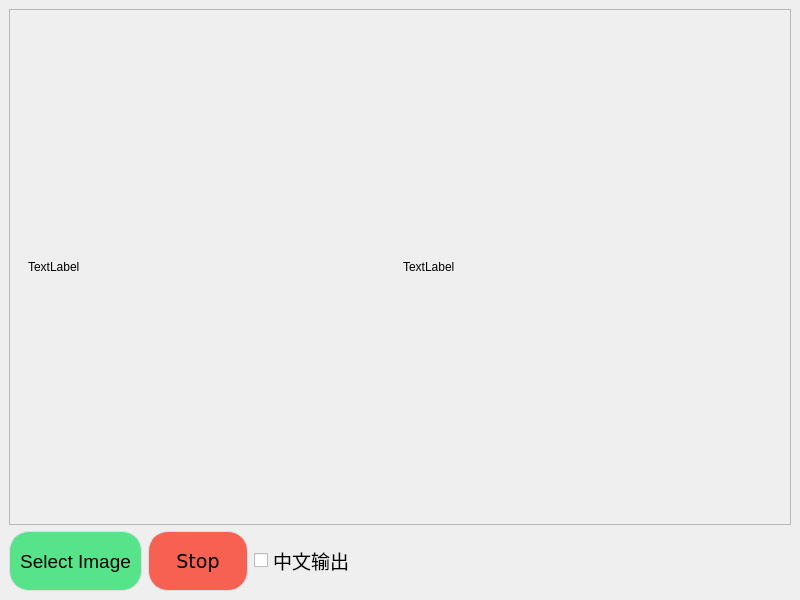
<?xml version="1.0" encoding="UTF-8"?>
<ui version="4.0">
 <class>MainWindow</class>
 <widget class="QMainWindow" name="MainWindow">
  <property name="geometry">
   <rect>
    <x>0</x>
    <y>0</y>
    <width>800</width>
    <height>600</height>
   </rect>
  </property>
  <property name="windowTitle">
   <string>MainWindow</string>
  </property>
  <widget class="QWidget" name="centralwidget">
   <layout class="QGridLayout" name="gridLayout">
    <item row="0" column="0">
     <layout class="QVBoxLayout" name="verticalLayout" stretch="1000,1">
      <item>
       <widget class="QScrollArea" name="scrollArea">
        <property name="widgetResizable">
         <bool>true</bool>
        </property>
        <widget class="QWidget" name="scrollAreaWidgetContents">
         <property name="geometry">
          <rect>
           <x>0</x>
           <y>0</y>
           <width>778</width>
           <height>510</height>
          </rect>
         </property>
         <layout class="QGridLayout" name="gridLayout_3">
          <item row="0" column="0">
           <widget class="QWidget" name="widget" native="true">
            <layout class="QGridLayout" name="gridLayout_2">
             <item row="0" column="0">
              <layout class="QHBoxLayout" name="horizontalLayout_2">
               <item>
                <widget class="myQLabel" name="lab_img">
                 <property name="text">
                  <string>TextLabel</string>
                 </property>
                </widget>
               </item>
               <item>
                <widget class="QLabel" name="txt_out">
                 <property name="text">
                  <string>TextLabel</string>
                 </property>
                </widget>
               </item>
              </layout>
             </item>
            </layout>
           </widget>
          </item>
         </layout>
        </widget>
       </widget>
      </item>
      <item>
       <layout class="QHBoxLayout" name="horizontalLayout" stretch="0,0,0,0">
        <item>
         <widget class="QPushButton" name="btn_ask">
          <property name="minimumSize">
           <size>
            <width>100</width>
            <height>60</height>
           </size>
          </property>
          <property name="maximumSize">
           <size>
            <width>150</width>
            <height>16777215</height>
           </size>
          </property>
          <property name="font">
           <font>
            <pointsize>14</pointsize>
           </font>
          </property>
          <property name="styleSheet">
           <string notr="true">QPushButton {
    border: 1px solid #dcdfe6;
    padding: 10px;
    border-radius: 20px;
	background-color: rgb(87, 227, 137);
}

QPushButton:hover {
    background-color: #ecf5ff;
    color: #409eff;
}

QPushButton:pressed, QPushButton:checked {
    border: 1px solid #3a8ee6;
    color: #409eff;
}</string>
          </property>
          <property name="text">
           <string>Select Image</string>
          </property>
         </widget>
        </item>
        <item>
         <widget class="QPushButton" name="btn_stop">
          <property name="minimumSize">
           <size>
            <width>100</width>
            <height>60</height>
           </size>
          </property>
          <property name="maximumSize">
           <size>
            <width>150</width>
            <height>16777215</height>
           </size>
          </property>
          <property name="font">
           <font>
            <family>DejaVu Sans</family>
            <pointsize>14</pointsize>
           </font>
          </property>
          <property name="styleSheet">
           <string notr="true">QPushButton {
    border: 1px solid #dcdfe6;
    padding: 10px;
    border-radius: 20px;
	background-color: rgb(246, 97, 81);
}

QPushButton:hover {
    background-color: rgb(224, 27, 36);
}

QPushButton:pressed, QPushButton:checked {
    border: 1px solid #3a8ee6;
	background-color: rgb(192, 28, 40);
}</string>
          </property>
          <property name="text">
           <string>Stop</string>
          </property>
         </widget>
        </item>
        <item>
         <widget class="QCheckBox" name="ckbox_chinese">
          <property name="font">
           <font>
            <pointsize>14</pointsize>
           </font>
          </property>
          <property name="text">
           <string>中文输出</string>
          </property>
         </widget>
        </item>
        <item>
         <spacer name="horizontalSpacer">
          <property name="orientation">
           <enum>Qt::Horizontal</enum>
          </property>
          <property name="sizeHint" stdset="0">
           <size>
            <width>40</width>
            <height>20</height>
           </size>
          </property>
         </spacer>
        </item>
       </layout>
      </item>
     </layout>
    </item>
   </layout>
  </widget>
 </widget>
 <customwidgets>
  <customwidget>
   <class>myQLabel</class>
   <extends>QLabel</extends>
   <header location="global">myqlabel.h</header>
  </customwidget>
 </customwidgets>
 <resources/>
 <connections/>
</ui>
